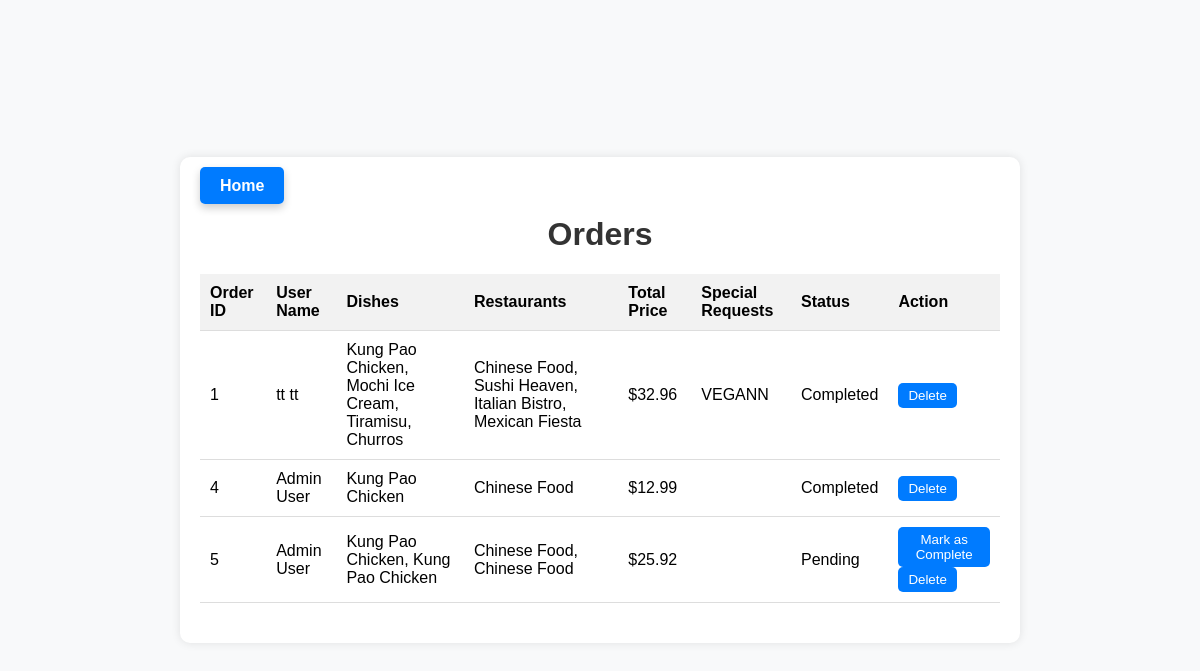
The app's page /orders (signed in) with its own data.
### tables this page shows
CREATE TABLE orders (
        id INTEGER PRIMARY KEY AUTOINCREMENT,
        user_id INTEGER,
        user_name TEXT,
        dish_name TEXT,
        restaurant_name TEXT,
        dish_price REAL,
        special_requests TEXT,
        order_id INTEGER, status TEXT NOT NULL DEFAULT 'Pending',
        FOREIGN KEY (user_id) REFERENCES users(id)
    );

### app.py (the view, shortened to what this page needs)
@app.route('/orders')
def orders():
    if 'user_id' not in session:
        return redirect(url_for('login_page'))
    conn = get_db_connection()
    if session['role'] in ['ADMIN', 'OPERATOR']:
        orders = conn.execute('''
            SELECT order_id, user_name, GROUP_CONCAT(dish_name, ', ') as dishes, GROUP_CONCAT(restaurant_name, ', ') as restaurants,
                   SUM(dish_price) as total_price, special_requests, status
            FROM orders
            GROUP BY order_id, user_name, special_requests, status
        ''').fetchall()
    conn.close()
    return render_template('orders.html', orders=orders)

### app.py (called while the page is built)
def get_db_connection():
    conn = sqlite3.connect(DATABASE)#חיבור למסד נתונים
    conn.row_factory = sqlite3.Row#מגדירים את השורות כמילון כדי שנוכל לגשת לנתונים בעזרת מפתחות
    return conn#מחזירים את החיבור למסד

### templates/orders.html (shortened to what this page needs)
<!DOCTYPE html>
<html lang="en">
<head>
    <link rel="stylesheet" href="{{ url_for('static', filename='orders.css') }}">
</head>
<body>
    <div class="container">
        <div class="header">
            <a href="{{ url_for('home') }}" class="home-button">Home</a>
        </div>
        <h1>Orders</h1>
        <table>
            <thead>
                <tr>
                    <th>Order ID</th>
                    <th>User Name</th>
                    <th>Dishes</th>
                    <th>Restaurants</th>
                    <th>Total Price</th>
                    <th>Special Requests</th>
                    <th>Status</th>
                    {% if session['role'] in ['ADMIN', 'OPERATOR'] %}
                    <th>Action</th>
                    {% endif %}
                </tr>
            </thead>
            <tbody>
                {% for order in orders %}
                <tr>
                    <td>{{ order.order_id }}</td>
                    <td>{{ order.user_name }}</td>
                    <td>{{ order.dishes }}</td>
                    <td>{{ order.restaurants }}</td>
                    <td>${{ order.total_price }}</td>
                    <td>{{ order.special_requests }}</td>
                    <td>{{ order.status }}</td>
                    {% if session['role'] in ['ADMIN', 'OPERATOR'] %}
                    <td>
                        {% if order.status == 'Pending' %}
                        <form method="POST" action="{{ url_for('mark_complete', order_id=order.order_id) }}" style="display:inline;">
                            <button type="submit">Mark as Complete</button>
                        </form>
                        {% endif %}
                        <form method="POST" action="{{ url_for('delete_order', order_id=order.order_id) }}" style="display:inline;">
                            <button type="submit">Delete</button>
                        </form>
                    </td>
                    {% endif %}
                </tr>
                {% endfor %}
            </tbody>
        </table>
    </div>
</body>
</html>

### static/orders.css (style rules this page uses)
body { background-color: #f8f9fa; font-family: Arial, sans-serif; display: flex; justify-content: center; align-items: center; height: 100vh; margin: 0; }
.container { background-color: #ffffff; border-radius: 10px; box-shadow: 0 0 10px rgba(0, 0, 0, 0.1); padding: 20px; width: 80%; max-width: 800px; }
h1 { text-align: center; color: #333; }
table { width: 100%; border-collapse: collapse; margin-bottom: 20px; }
th, td { padding: 10px; text-align: left; border-bottom: 1px solid #ddd; }
th { background-color: #f2f2f2; }
button { background-color: #007bff; color: white; padding: 5px 10px; border: none; border-radius: 5px; cursor: pointer; }
.home-button { background-color: #007bff; color: white; padding: 10px 20px; text-decoration: none; border-radius: 5px; font-weight: bold; box-shadow: 0 4px 8px rgba(0, 0, 0, 0.2); transition: background-color 0.3s, box-shadow 0.3s; }

### records on screen
orders: order_id "4", user_name "Admin User", dishes "Kung Pao Chicken", restaurants "Chinese Food", total_price "12.99", status "Completed"

### other values on screen
{{ order.order_id }} "1" "5"
{{ order.user_name }} "tt tt" "Admin User"
{{ order.dishes }} "Kung Pao Chicken, Mochi Ice Cream, Tiramisu, Churros" "Kung Pao Chicken, Kung Pao Chicken"
{{ order.restaurants }} "Chinese Food, Sushi Heaven, Italian Bistro, Mexican Fiesta" "Chinese Food, Chinese Food"
{{ order.total_price }} "32.96" "25.92"
{{ order.special_requests }} "VEGANN"
{{ order.status }} "Completed" "Pending"
